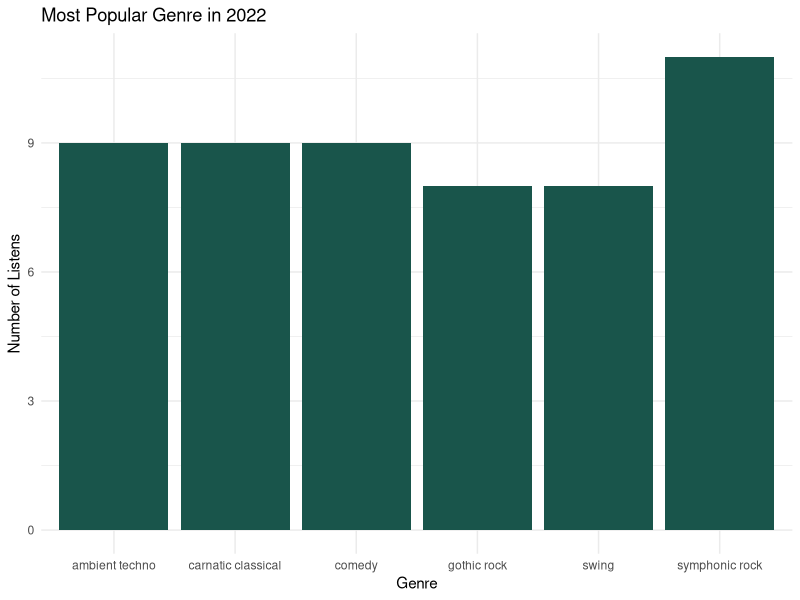

Source code (R):
# Greg Lynskey

rm(list= ls())

library(ggplot2)
library(lubridate)

# - Most Listened to Genre By Year
#   - Hypothesis: More sad music was listened to during covid
#   - Data Needed: Top 5 Genres per Year
most_listened_raw <- read.csv("mostlistened_year.csv", header=TRUE)

# Clean up year data
date_raw <- ymd_hms(most_listened_raw$listened_to_datetime)
years <- format(date_raw, format="%Y")
head(years)


most_listened <- data.frame(
  years,
  most_listened_raw$genrename
)
colnames(most_listened) <- c("year", "genre")

# Parse out Target Year
target_year <- 2022

color <- "blue"

if (target_year == 2020){
  color <- "#a44b5e"
} else if (target_year == 2021){
  color <- "#27435c"
} else if (target_year == 2022){
  color <- "#19554b"
}

most_listened_year <- most_listened[most_listened$year == target_year,]

# Get frequency
genre_count_tbl <- table(most_listened_year$genre)
head(genre_count_tbl)

# Convert to DataFrame and sort
genre_count_df <- as.data.frame(genre_count_tbl)
colnames(genre_count_df) <- c("genre", "frequency")
genre_count_df <- genre_count_df[order(-genre_count_df$frequency),]

# Get Top
gc_top <- head(genre_count_df)

p <- ggplot(gc_top, aes(x=gc_top$genre, y=gc_top$frequency)) +
        geom_bar(stat="identity", fill=color)
titlestr <- paste("Most Popular Genre in" , target_year, sep=" ")

p + labs(title=titlestr) + xlab("Genre") + ylab("Number of Listens") + theme_minimal()

